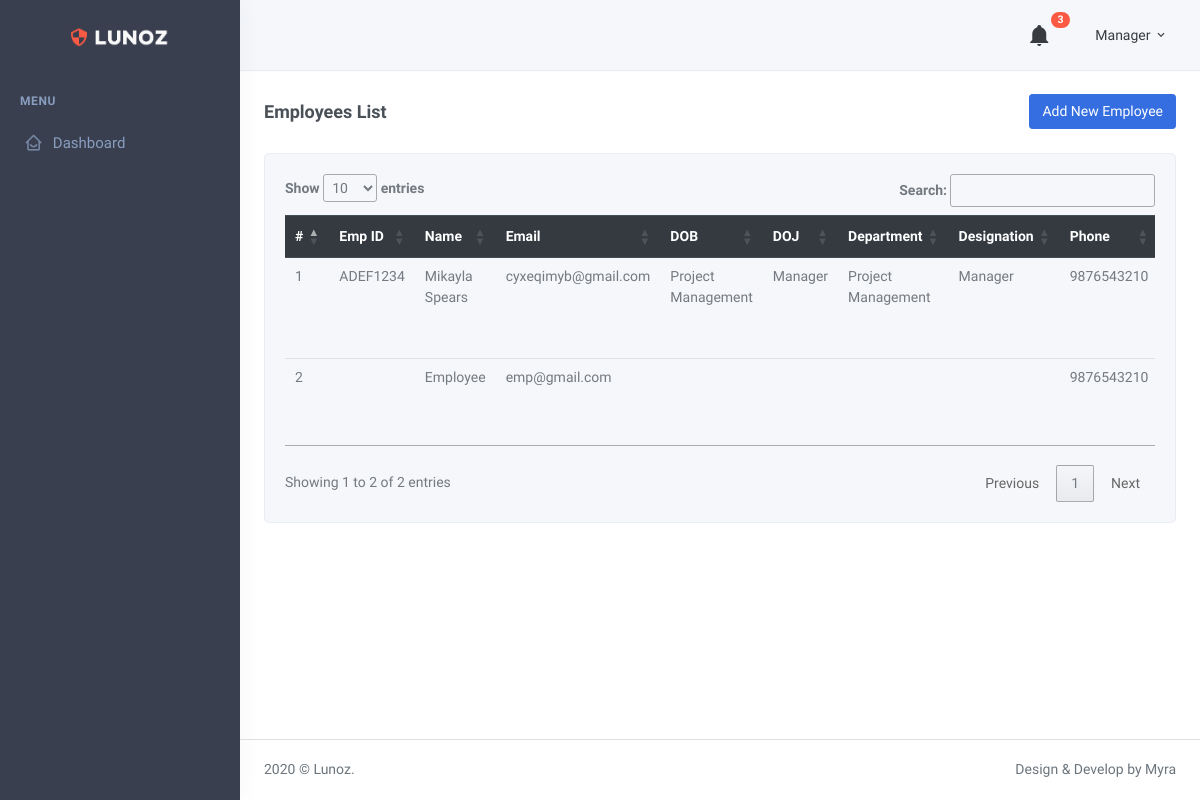
Page /employee.php (signed in) on the committed database.
### tables this page shows
CREATE TABLE `users` (
  `ID` int(11) NOT NULL,
  `Emp_id` varchar(255) DEFAULT NULL,
  `Name` varchar(255) DEFAULT NULL,
  `Phone_no` varchar(255) DEFAULT NULL,
  `Email` varchar(255) DEFAULT NULL,
  `Password` varchar(255) DEFAULT NULL,
  `is_admin` int(11) NOT NULL DEFAULT 0,
  `Emp_deptment` varchar(255) DEFAULT NULL,
  `Emp_designation` varchar(255) DEFAULT NULL,
  `Date_of_Birth` varchar(255) DEFAULT NULL,
  `Emp_joining_date` date DEFAULT NULL,
  `Emp_reporting` varchar(255) DEFAULT NULL,
  `DeletedStatus` int(11) NOT NULL DEFAULT 0,
  `Created_at` timestamp NOT NULL DEFAULT current_timestamp()
);

### employee.php (the view, shortened to what this page needs)
<?php
include('include/dbconn.php');
?>
<!DOCTYPE html>
<html lang="en">
<head>
    <link href="assets/css/bootstrap.min.css" rel="stylesheet" type="text/css" />
    <link href="assets/css/icons.min.css" rel="stylesheet" type="text/css" />
    <link href="assets/css/theme.min.css" rel="stylesheet" type="text/css" />
    <link rel="stylesheet" href="https://cdn.datatables.net/1.13.6/css/jquery.dataTables.min.css">
</head>
<body>
    <div id="layout-wrapper">
        <?php include('include/header.php') ?>
        <?php include('include/navbar.php') ?>
        <div class="main-content">
            <div class="page-content">
                <div class="container-fluid">
                    <div class="row">
                        <div class="col-12">
                            <div class="page-title-box d-flex align-items-center justify-content-between">
                                <h4 class="mb-0 font-size-18">Employees List</h4>
                                <div class="page-title-right">
                                    <a href="add_employees.php" class="btn btn-primary">Add New Employee</a>
                                </div>
                            </div>
                        </div>
                    </div>
                    <div class="row">
                        <div class="col-xl-12">
                        <div class="card">
                                <div class="card-body">
                                    <div class="table-responsive">
                                        <table class="table mb-0" id='emptTable'>
                                            <thead class="thead-dark">
                                                <tr>
                                                    <th>#</th>
                                                    <th data-toggle="tooltip" data-placement="top" title="Employee Code">Emp ID</th>
                                                    <th data-toggle="tooltip" data-placement="top" title="Employee Name">Name</th>
                                                    <th data-toggle="tooltip" data-placement="top" title="Email">Email</th>
                                                    <th data-toggle="tooltip" data-placement="top" title="Date of Birth">DOB</th>
                                                    <th data-toggle="tooltip" data-placement="top" title="Date of Joining">DOJ</th>
                                                    <th data-toggle="tooltip" data-placement="top" title="Department">Department</th>
                                                    <th data-toggle="tooltip" data-placement="top" title="Designation">Designation</th>
                                                    <th data-toggle="tooltip" data-placement="top" title="Phone">Phone</th>
                                                </tr>
                                            </thead>
                                            <tbody>
                                                <?php
                                                    $show_emp = mysqli_query($db,"SELECT * FROM `users` WHERE is_admin = '0' AND DeletedStatus='0' ORDER BY ID DESC");
                                                    $count = 1;
                                                    while($read = mysqli_fetch_assoc($show_emp))
                                                    {
                                                ?>
                                                <tr>
                                                    <td scope="row"><?php echo $count++; ?></td>
                                                    <td><?php echo $read['Emp_id'] ?></td>
                                                    <td><?php echo $read['Name'] ?></td>
                                                    <td><?php echo $read['Email'] ?></td>
                                                    <td><?php echo $read['Emp_deptment']; ?></td>
                                                    <td><?php echo $read['Emp_designation']; ?></td>
                                                    <td><?php echo $read['Emp_deptment'] ?></td>
                                                    <td><?php echo $read['Emp_designation'] ?></td>
                                                    <td><?php echo $read['Phone_no'] ?></td>
                                                </tr>
                                                <?php } $count;?>
                                            </tbody>
                                        </table>
                                    </div>
                                </div>
                        </div>
                    </div>
                </div>
            </div>
            <footer class="footer">
                <div class="container-fluid">
                    <div class="row">
                        <div class="col-sm-6">
                            2020 © Lunoz.
                        </div>
                        <div class="col-sm-6">
                            <div class="text-sm-right d-none d-sm-block">
                                Design & Develop by Myra
                            </div>
                        </div>
                    </div>
                </div>
            </footer>
        </div>
    </div>
</body>
</html>

### rows in the picture
users: Emp "ADEF1234", Name "Mikayla Spears", Email "cyxeqimyb@gmail.com", Emp_deptment "Project Management", Emp_designation "Manager", Phone_no "9876543210"
users: Name "Employee", Email "emp@gmail.com", Phone_no "9876543210"

### other values in the picture
$_SESSION['admin_name'] "Manager"
